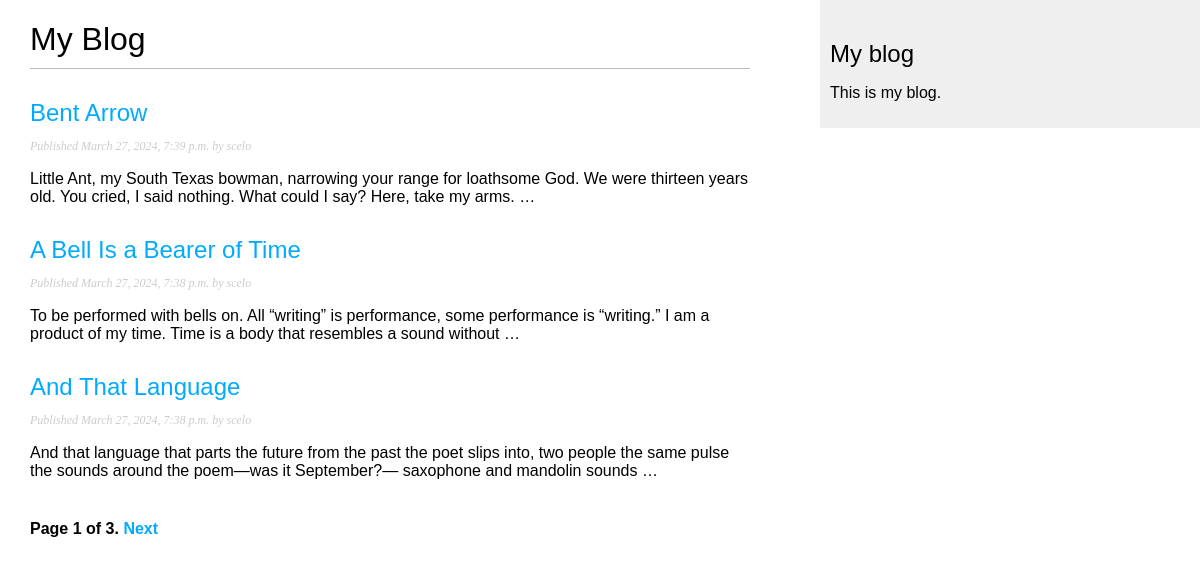
The page /blog/ on the database as committed earlier.
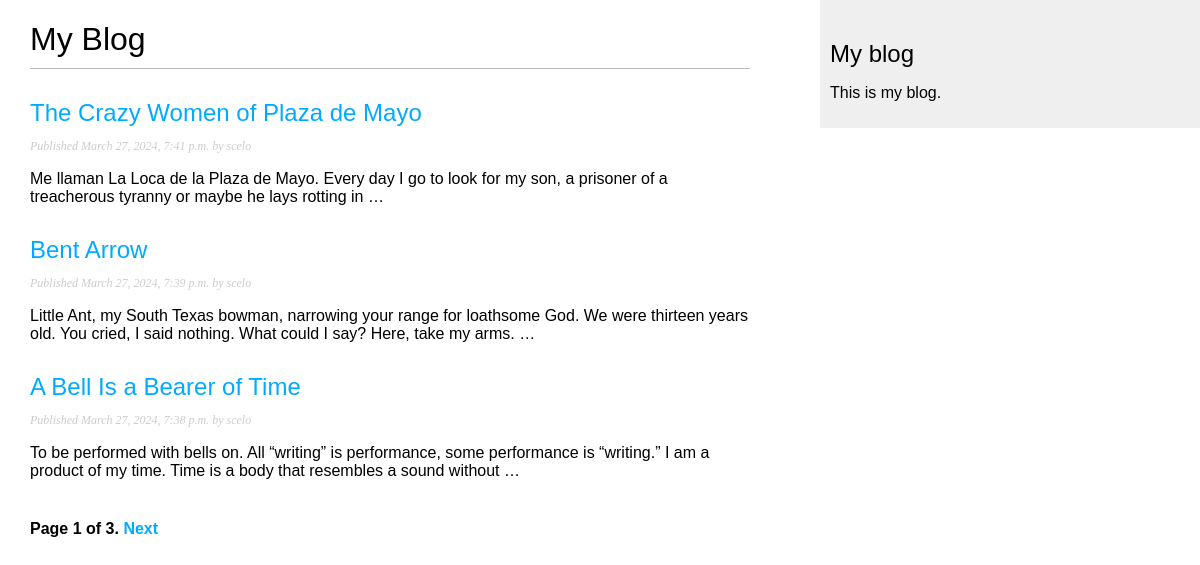
The same page on the database as committed later.
### blog/models.py (models this page shows, shortened)
class Post(models.Model):
    class Status(models.TextChoices):
        DRAFT='DF','Draft'
        PUBLISHED='PB','Published'
    title=models.CharField(max_length=250)
    slug=models.SlugField(max_length=250, unique_for_date='publish')
    body=models.TextField()
    author=models.ForeignKey(User,on_delete=models.CASCADE,related_name="blog_post")
    publish=models.DateTimeField(default=timezone.now)
    created=models.DateTimeField(auto_now_add=True)
    updated=models.DateTimeField(auto_now=True)
    status=models.CharField(max_length=2,choices=Status.choices,default=Status.DRAFT)
    objects=models.Manager()
    published=PublishedManager()
    class Meta:
        ordering=['-publish']
        indexes=[models.Index(fields=['-publish']),]
    def get_absolute_url(self):
        return reverse('blog:post_detail',
                       args=[self.publish.year,
                             self.publish.month,
                             self.publish.day,
                             self.slug])

### blog/views.py (the view)
# urls.py: path('',views.post_list,name='post_list'),
def post_list(request):
    post_list = Post.published.all()
    paginator=Paginator(post_list,3)
    page_number=request.GET.get('page',1)
    posts=paginator.page(page_number)
    return render(request,
                 'blog/post/list.html',
                 {'posts': posts})

### blog/models.py (called while the page is built)
    def get_queryset(self) -> models.QuerySet:
        return super().get_queryset().filter(status=Post.Status.PUBLISHED)

### blog/templates/blog/post/list.html (shortened to what this page needs)
{% extends "blog/base.html" %}
{% block content %}
  <h1>My Blog</h1>
  {% for post in posts %}
    <h2>
      <a href="{{ post.get_absolute_url }}">
        {{ post.title }}
      </a>
    </h2>
    <p class="date">
      Published {{ post.publish }} by {{ post.author }}
    </p>
    {{ post.body|truncatewords:30|linebreaks }}
  {% endfor %}
  {% include "pagination.html" with page=posts %}
{% endblock %}

Rows that differ between the two databases and show on the page:
no longer on this page (row unchanged): Post: title "And That Language", publish "March 27, 2024, 7:38 p.m.", author "scelo", body "And that language that parts the future from the past the poet slips into, two people the same pulse the sounds around the poem—was it September?— saxophone and mandolin sounds …"
added Post: title "The Crazy Women of Plaza de Mayo", publish "March 27, 2024, 7:41 p.m.", author "scelo", body "Me llaman La Loca de la Plaza de Mayo. Every day I go to look for my son, a prisoner of a treacherous tyranny or maybe he lays rotting in …"
